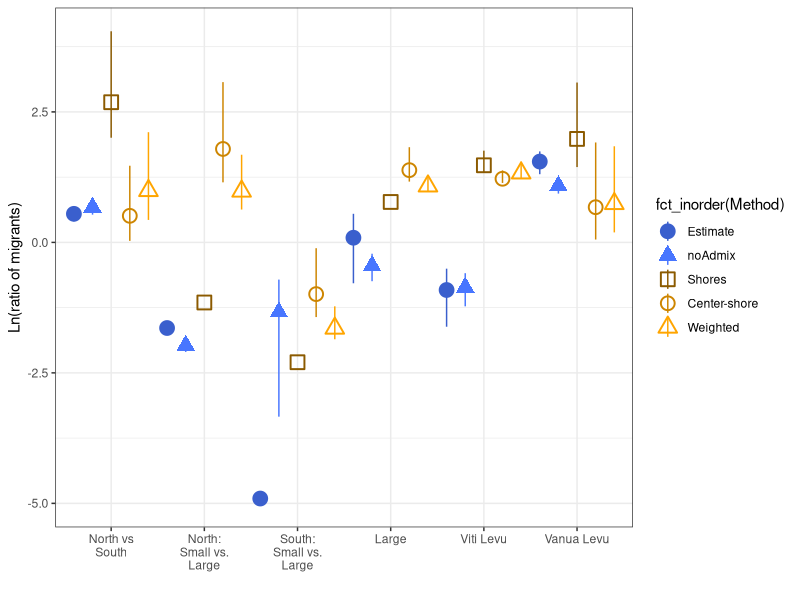

The R source for this figure:
library(ggplot2)
library(tidyverse)
setwd('D:/Documents/Projects/Horornis/Files/Demographics')
dataset <- read_csv('geneflow_est.csv')
dataset$wrapComp <- str_wrap(dataset$Comparison, width=10)

# log plot
ggplot(dataset, aes(x=fct_inorder(wrapComp), y=log(Point), ymax=log(Upper), ymin=log(Lower), col=fct_inorder(Method))) +
  geom_pointrange(aes(shape=fct_inorder(Method)), position = position_dodge(1), size=1) +
  scale_shape_manual(values=c(19, 17, 0, 1, 2)) + 
  scale_color_manual(values = c("royalblue3", "royalblue1", "orange4", "orange3", "orange")) +
  xlab("") + ylab("Ln(ratio of migrants)") +
  theme_bw()
